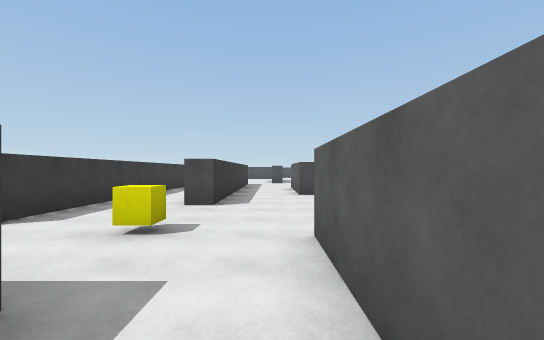
View 1 (above)

24 first-person views from a walk through a Unity game level. The camera is 1.5 m above the floor, looks level and sees 90° across. The floor is counted in squares, 2 m on a side. Each view is taken from the middle of a square. On the plan, view 1 faces up. The plan holds only what a view shows up to about 10 squares ahead; the rest is blank. The player character is not drawn.

View 2
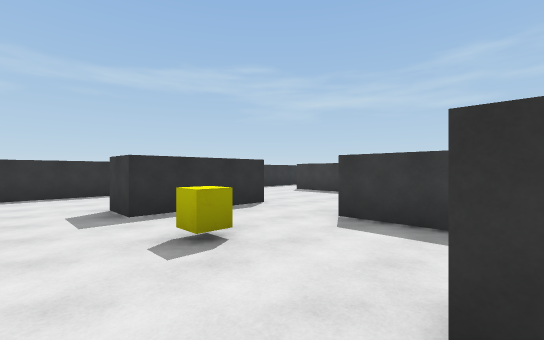

View 3
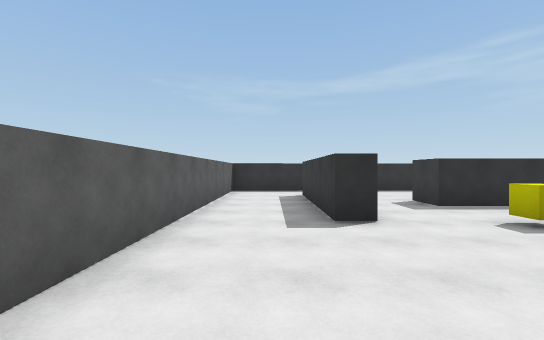

View 4
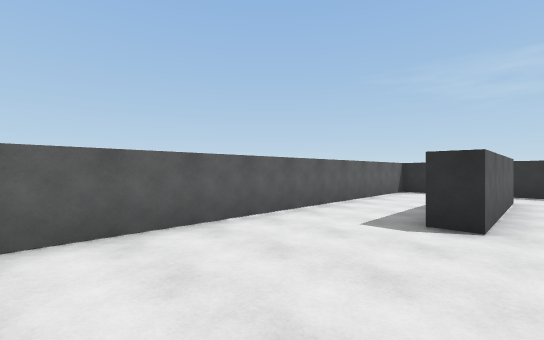

View 5
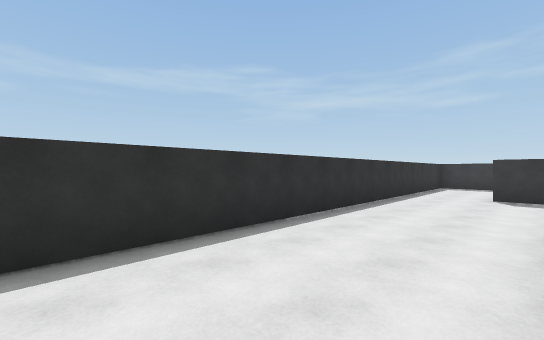

View 6
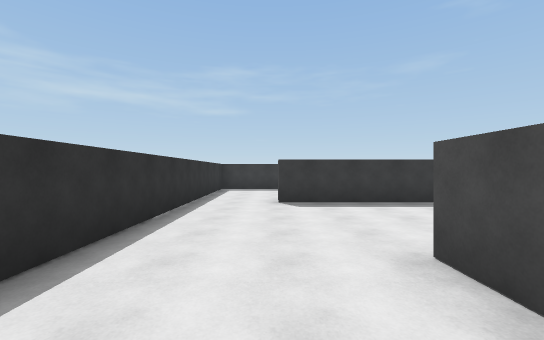

View 7
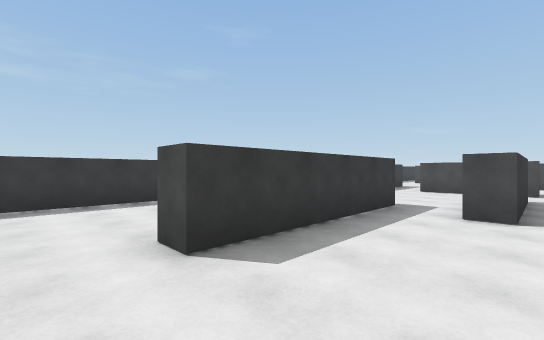

View 8
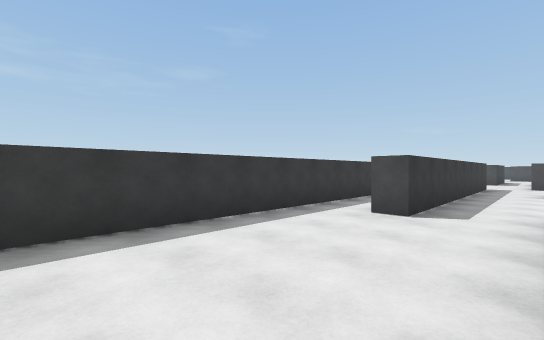

View 9
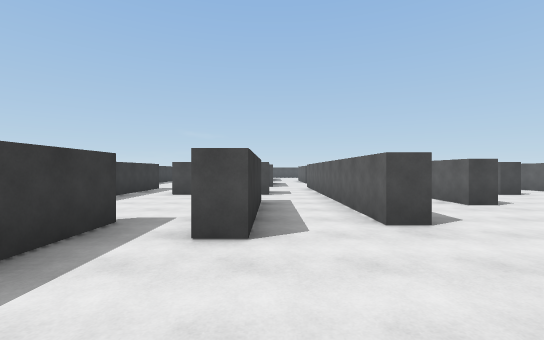

View 10
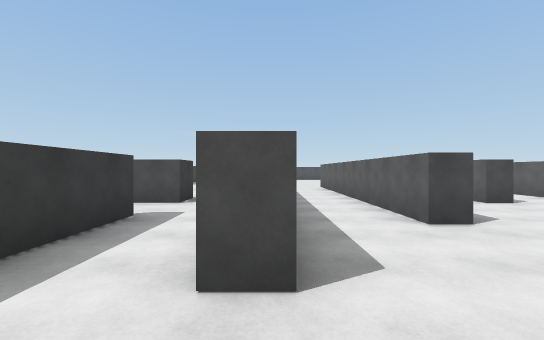

View 11
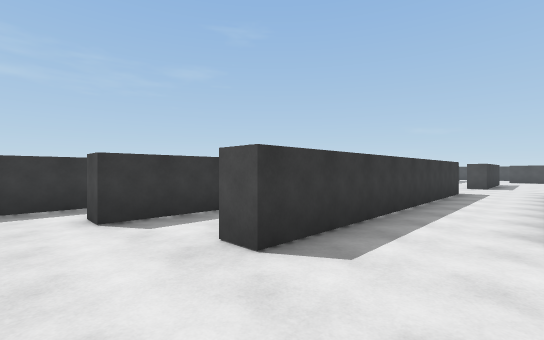

View 12
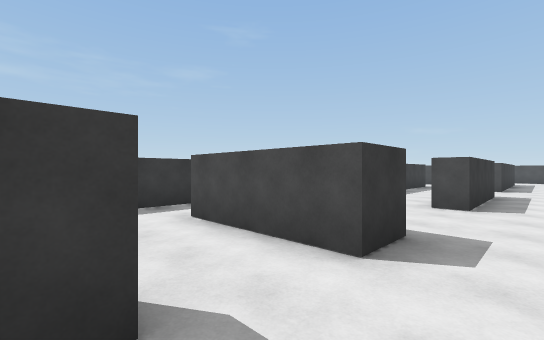

View 13
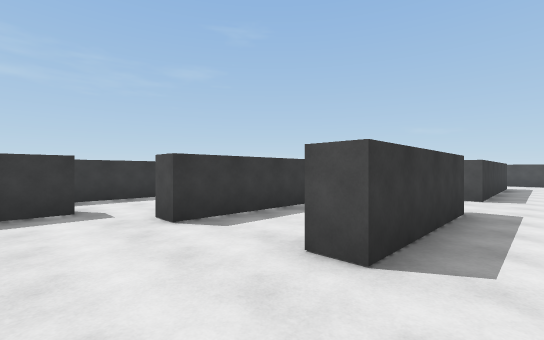

View 14
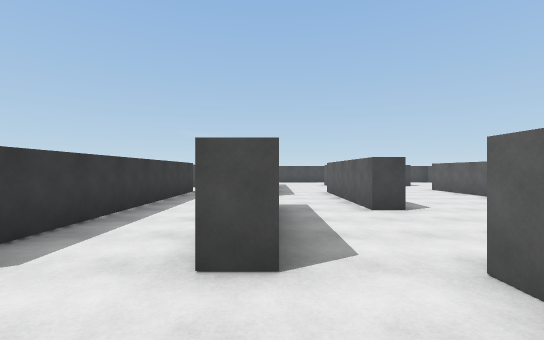

View 15
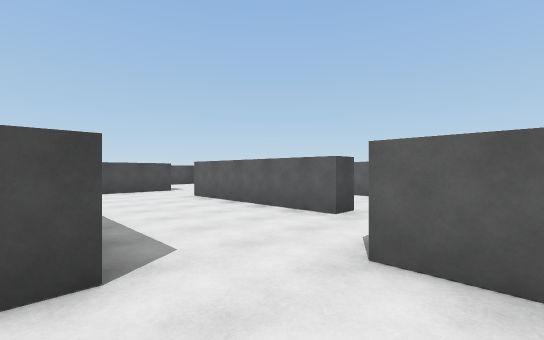

View 16
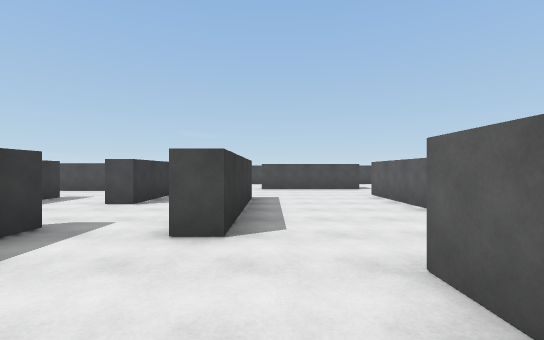

View 17
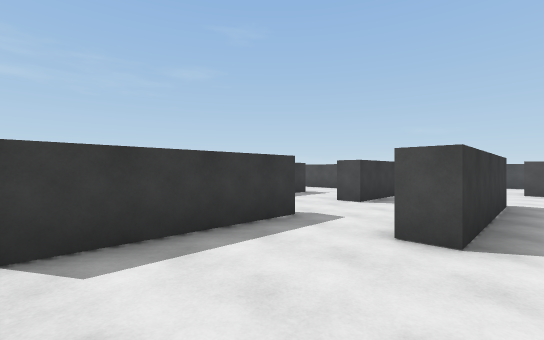

View 18
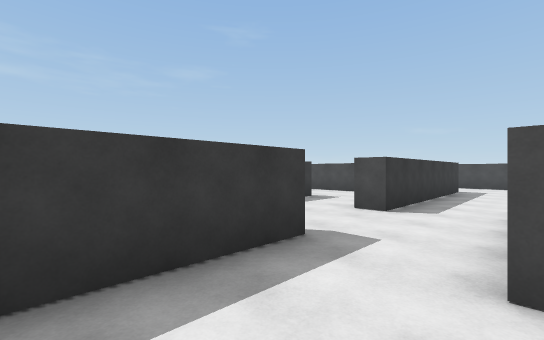

View 19
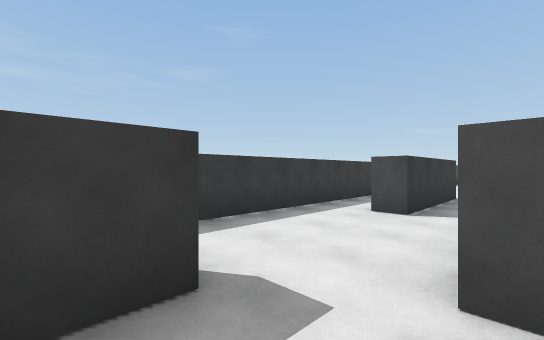

View 20
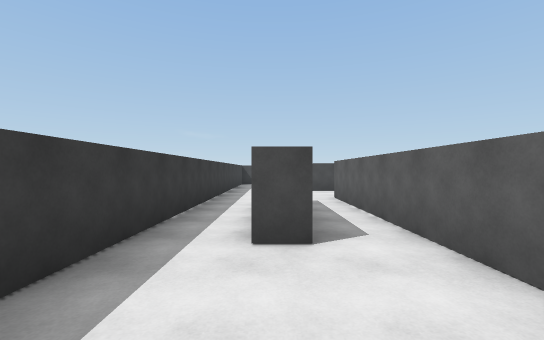

View 21
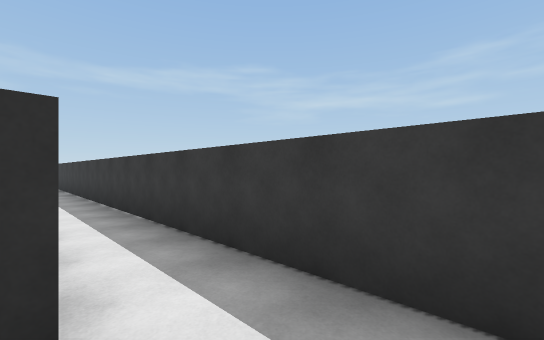

View 22
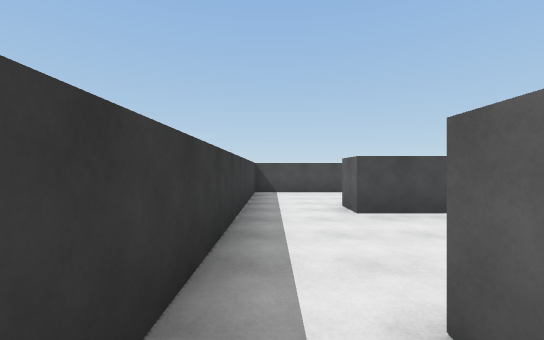

View 23
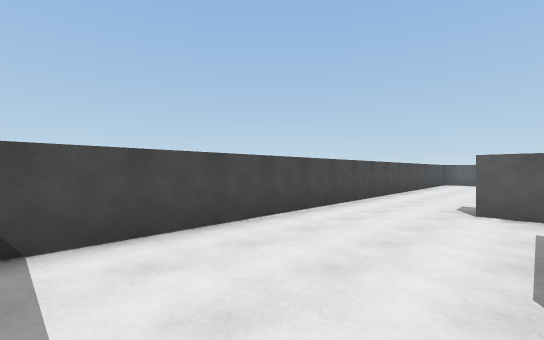

View 24
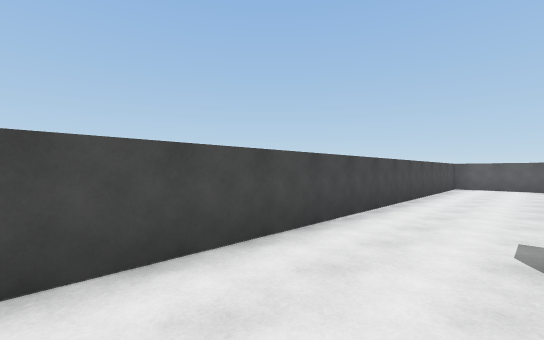

### Floor plan
Ten units are one square. View 1 is at (0, 0); x grows to the right and y downward. Boxes are objects, and circles mark ways between rooms. Rooms are numbered by the first view taken in them; rooms with no view inside come last. Other rooms are left out.
<svg viewBox="-131 -269 170 303">
<path fill="none" stroke="#000" d="M-33 -4 -44 -4M-63 -29 -69 -29M5 10 5 -4M-84 29 4 27M-82 -39 -82 8M5 -31 11 -31 11 10M14 -82 8 -82M-12 -86 -12 -57 -18 -57M4 27 34 27 34 -70M-105 -26 -111 -26M-82 8 -89 8M-126 -25 -126 20M-119 29 -84 29M-43 -14 -14 -14 -14 -4M-38 -54 -38 -37 -45 -37M5 -4 5 -31M-63 -65 -63 -29M-60 -82 -91 -82M-105 -85 -105 -26M-45 -37 -45 -85M-105 -110 -105 -85M-93 -136 -93 -146M-60 -120 -66 -120M-60 -92 -60 -82M-105 -147 -112 -147M-126 -144 -126 -25M-45 -85 -45 -100M-87 -174 -87 -117 -94 -117M-38 -120 -38 -54M-45 -115 -45 -120M-41 -150 -41 -175M-60 -155 -60 -120M-18 -57 -18 -141M-60 -179 -66 -179M-105 -182 -105 -147M-112 -178 -112 -182M-96 -217 -105 -217M-126 -216 -126 -144M-93 -146 -93 -192M4 -226 -5 -226M34 -240 34 -258M6 -155 0 -155M34 -165 34 -170M28 -264 -126 -261 -126 -216M-60 -238 -60 -226M-66 -230 -66 -239M-105 -217 -105 -226M-12 -100 -12 -86M34 -94 34 -104M8 -82 8 -100M-35 -192 -35 -150 -41 -150M-41 -175 -41 -192M-5 -226 -34 -226M0 -155 0 -202M-60 -226 -60 -179M-87 -194 -87 -174M-86 -217 -96 -217"/>
<rect x="-25" y="-35" width="10" height="10" fill="#bbb"><title>yellow cube</title></rect>
<circle cx="10" cy="20" r="3" fill="#2a7"/>
<circle cx="-80" cy="15" r="3" fill="#2a7"/>
<circle cx="-5" cy="-10" r="3" fill="#2a7"/>
<circle cx="-50" cy="-20" r="3" fill="#2a7"/>
<circle cx="-70" cy="-30" r="3" fill="#2a7"/>
<circle cx="0" cy="-47" r="3" fill="#2a7"/>
<circle cx="17" cy="-87" r="3" fill="#2a7"/>
<circle cx="-95" cy="-30" r="3" fill="#2a7"/>
<circle cx="-120" cy="-30" r="3" fill="#2a7"/>
<circle cx="-40" cy="-25" r="3" fill="#2a7"/>
<circle cx="-25" cy="-50" r="3" fill="#2a7"/>
<circle cx="-55" cy="-90" r="3" fill="#2a7"/>
<circle cx="-95" cy="-90" r="3" fill="#2a7"/>
<circle cx="-50" cy="-120" r="3" fill="#2a7"/>
<circle cx="-60" cy="-165" r="3" fill="#2a7"/>
<circle cx="-110" cy="-140" r="3" fill="#2a7"/>
<circle cx="-75" cy="-185" r="3" fill="#2a7"/>
<circle cx="-30" cy="-150" r="3" fill="#2a7"/>
<circle cx="-50" cy="-185" r="3" fill="#2a7"/>
<circle cx="-115" cy="-220" r="3" fill="#2a7"/>
<circle cx="-90" cy="-205" r="3" fill="#2a7"/>
<circle cx="-45" cy="-230" r="3" fill="#2a7"/>
<circle cx="0" cy="-150" r="3" fill="#2a7"/>
<circle cx="0" cy="-215" r="3" fill="#2a7"/>
<text x="-40" y="0">1</text>
<text x="20" y="-40">2</text>
<text x="-110" y="0">3</text>
<text x="-20" y="-30">4</text>
<text x="-80" y="-60">5</text>
<text x="-90" y="-110">6</text>
<text x="-30" y="-120">7</text>
<text x="-110" y="-190">8</text>
<text x="0" y="-210">9</text>
<text x="-30" y="-190">10</text>
<text x="-80" y="-200">11</text>
</svg>
Room 1 opens to room 2. Room 1 opens to room 3. Room 1 opens to room 4. Room 1 opens to room 5. Room 2 opens to room 4. Room 2 opens to room 9. Room 3 opens to room 5. Room 3 opens to room 6. Room 4 opens to room 5. Room 4 opens to room 7. Room 5 opens to room 6. Room 6 opens to room 7. Room 6 opens to room 8. Room 6 opens to room 11. Room 7 opens to room 10. Room 8 opens to room 9. Room 8 opens to room 11. Room 9 opens to room 10.

Where each view was taken, in squares from view 1:
view 1: 0 up, 0 right, facing up
view 2: 6 up, 0 right, facing down-left
view 3: 7 up, 2 right, facing down
view 4: 7 up, 0 right, facing down-right
view 5: 0 up, 0 right, facing down-left
view 6: 1 down, 2 left, facing left
view 7: 2 down, 6 left, facing up-left
view 8: 2 down, 9 left, facing up-left
view 9: 0 up, 6 left, facing up
view 10: 2 up, 4 left, facing up
view 11: 2 up, 2 left, facing up-left
view 12: 6 up, 5 left, facing up-left
view 13: 10 up, 5 left, facing up-left
view 14: 10 up, 6 left, facing up
view 15: 13 up, 4 left, facing up-right
view 16: 12 up, 3 left, facing up
view 17: 12 up, 3 left, facing up-left
view 18: 13 up, 4 left, facing up-left
view 19: 10 up, 9 left, facing up-left
view 20: 12 up, 11 left, facing up
view 21: 12 up, 11 left, facing down-left
view 22: 17 up, 12 left, facing up
view 23: 23 up, 12 left, facing up-right
view 24: 24 up, 9 left, facing up-right
